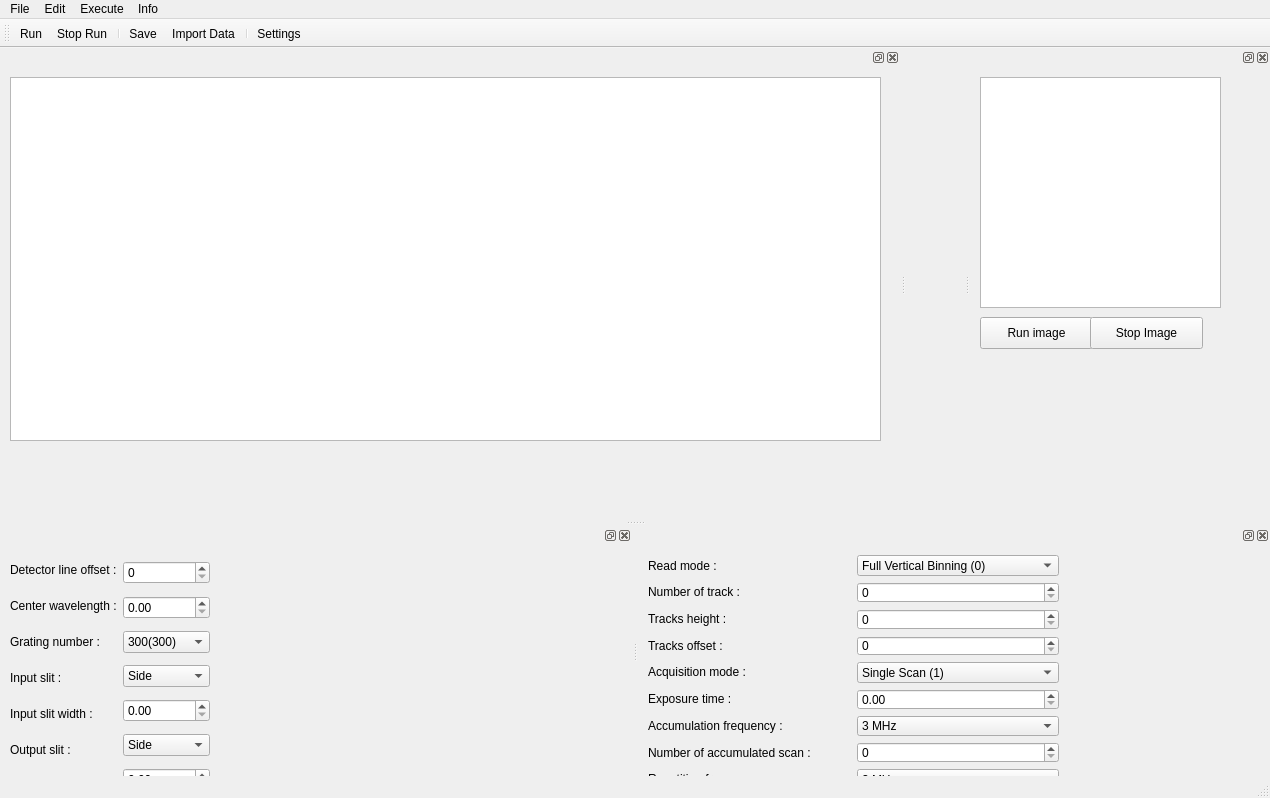
<?xml version="1.0" encoding="UTF-8"?>
<ui version="4.0">
 <class>Hirondelle200</class>
 <widget class="QMainWindow" name="Hirondelle200">
  <property name="geometry">
   <rect>
    <x>0</x>
    <y>0</y>
    <width>1270</width>
    <height>798</height>
   </rect>
  </property>
  <property name="windowTitle">
   <string>Hirondelle200</string>
  </property>
  <property name="dockOptions">
   <set>QMainWindow::AllowTabbedDocks|QMainWindow::AnimatedDocks</set>
  </property>
  <widget class="QWidget" name="centralwidget"/>
  <widget class="QMenuBar" name="menubar">
   <property name="geometry">
    <rect>
     <x>0</x>
     <y>0</y>
     <width>1270</width>
     <height>22</height>
    </rect>
   </property>
   <widget class="QMenu" name="menuFile">
    <property name="title">
     <string>File</string>
    </property>
    <addaction name="actionSave"/>
    <addaction name="actionSave_As"/>
    <addaction name="separator"/>
    <addaction name="actionImport_Data"/>
   </widget>
   <widget class="QMenu" name="menuEdit">
    <property name="title">
     <string>Edit</string>
    </property>
    <addaction name="actionSettings"/>
   </widget>
   <widget class="QMenu" name="menuExecute">
    <property name="title">
     <string>Execute</string>
    </property>
    <addaction name="actionRun"/>
    <addaction name="actionStop_Run"/>
   </widget>
   <widget class="QMenu" name="menuInfo">
    <property name="title">
     <string>Info</string>
    </property>
    <addaction name="actionDocumentation"/>
   </widget>
   <addaction name="menuFile"/>
   <addaction name="menuEdit"/>
   <addaction name="menuExecute"/>
   <addaction name="menuInfo"/>
  </widget>
  <widget class="QStatusBar" name="statusbar"/>
  <widget class="QToolBar" name="toolBar">
   <property name="windowTitle">
    <string>toolBar</string>
   </property>
   <attribute name="toolBarArea">
    <enum>TopToolBarArea</enum>
   </attribute>
   <attribute name="toolBarBreak">
    <bool>false</bool>
   </attribute>
   <addaction name="actionRun"/>
   <addaction name="actionStop_Run"/>
   <addaction name="separator"/>
   <addaction name="actionSave"/>
   <addaction name="actionImport_Data"/>
   <addaction name="separator"/>
   <addaction name="actionSettings"/>
  </widget>
  <widget class="QDockWidget" name="dockImage">
   <property name="minimumSize">
    <size>
     <width>300</width>
     <height>50</height>
    </size>
   </property>
   <attribute name="dockWidgetArea">
    <number>2</number>
   </attribute>
   <widget class="QWidget" name="dockImageContent">
    <property name="layoutDirection">
     <enum>Qt::LeftToRight</enum>
    </property>
    <property name="autoFillBackground">
     <bool>false</bool>
    </property>
    <widget class="QPushButton" name="runImageButton">
     <property name="geometry">
      <rect>
       <x>10</x>
       <y>250</y>
       <width>113</width>
       <height>32</height>
      </rect>
     </property>
     <property name="text">
      <string>Run image</string>
     </property>
    </widget>
    <widget class="QPushButton" name="stopImageButton">
     <property name="geometry">
      <rect>
       <x>120</x>
       <y>250</y>
       <width>113</width>
       <height>32</height>
      </rect>
     </property>
     <property name="text">
      <string>Stop Image</string>
     </property>
    </widget>
    <widget class="PlotWidget" name="imagePlot">
     <property name="geometry">
      <rect>
       <x>10</x>
       <y>10</y>
       <width>241</width>
       <height>231</height>
      </rect>
     </property>
     <property name="sizePolicy">
      <sizepolicy hsizetype="Expanding" vsizetype="Expanding">
       <horstretch>0</horstretch>
       <verstretch>0</verstretch>
      </sizepolicy>
     </property>
     <property name="minimumSize">
      <size>
       <width>100</width>
       <height>100</height>
      </size>
     </property>
     <property name="transformationAnchor">
      <enum>QGraphicsView::AnchorUnderMouse</enum>
     </property>
    </widget>
   </widget>
  </widget>
  <widget class="QDockWidget" name="dockSpectroSettings">
   <property name="minimumSize">
    <size>
     <width>395</width>
     <height>250</height>
    </size>
   </property>
   <property name="layoutDirection">
    <enum>Qt::LeftToRight</enum>
   </property>
   <attribute name="dockWidgetArea">
    <number>8</number>
   </attribute>
   <widget class="QWidget" name="dockSpectroSettings_2">
    <widget class="QWidget" name="layoutWidget">
     <property name="geometry">
      <rect>
       <x>10</x>
       <y>10</y>
       <width>501</width>
       <height>246</height>
      </rect>
     </property>
     <layout class="QHBoxLayout" name="spectroSettingsHLayout">
      <item>
       <layout class="QVBoxLayout" name="spectroSettingsLabelVLayout">
        <item>
         <widget class="QLabel" name="offsetLabel">
          <property name="text">
           <string>Detector line offset :</string>
          </property>
         </widget>
        </item>
        <item>
         <widget class="QLabel" name="wavelengthLabel">
          <property name="text">
           <string>Center wavelength :</string>
          </property>
         </widget>
        </item>
        <item>
         <widget class="QLabel" name="gratingNumLabel">
          <property name="text">
           <string>Grating number :</string>
          </property>
         </widget>
        </item>
        <item>
         <widget class="QLabel" name="inputSlitLabel">
          <property name="text">
           <string>Input slit :</string>
          </property>
         </widget>
        </item>
        <item>
         <widget class="QLabel" name="inputSlitWidthLabel">
          <property name="text">
           <string>Input slit width :</string>
          </property>
         </widget>
        </item>
        <item>
         <widget class="QLabel" name="outputSlitLabel">
          <property name="text">
           <string>Output slit :</string>
          </property>
         </widget>
        </item>
        <item>
         <widget class="QLabel" name="outputSlitWidthLabel">
          <property name="text">
           <string>Output slit width :</string>
          </property>
         </widget>
        </item>
       </layout>
      </item>
      <item>
       <layout class="QVBoxLayout" name="spectroSettingsVLayout">
        <item>
         <widget class="QSpinBox" name="detectorOffsetSpin"/>
        </item>
        <item>
         <widget class="QDoubleSpinBox" name="wavelengthDSpin">
          <property name="wrapping">
           <bool>false</bool>
          </property>
         </widget>
        </item>
        <item>
         <widget class="QComboBox" name="inputSlitCombo">
          <item>
           <property name="text">
            <string>300(300)</string>
           </property>
          </item>
          <item>
           <property name="text">
            <string>1200(300)</string>
           </property>
          </item>
          <item>
           <property name="text">
            <string>1800(300)</string>
           </property>
          </item>
         </widget>
        </item>
        <item>
         <widget class="QComboBox" name="gratingNumCombo">
          <item>
           <property name="text">
            <string>Side</string>
           </property>
          </item>
          <item>
           <property name="text">
            <string>Front</string>
           </property>
          </item>
         </widget>
        </item>
        <item>
         <widget class="QDoubleSpinBox" name="inputSlitWidthDSpin"/>
        </item>
        <item>
         <widget class="QComboBox" name="outputSlitCombo">
          <item>
           <property name="text">
            <string>Side</string>
           </property>
          </item>
          <item>
           <property name="text">
            <string>Front</string>
           </property>
          </item>
         </widget>
        </item>
        <item>
         <widget class="QDoubleSpinBox" name="outputSlitWidthDSPin"/>
        </item>
       </layout>
      </item>
      <item>
       <spacer name="horizontalSpacer">
        <property name="orientation">
         <enum>Qt::Horizontal</enum>
        </property>
        <property name="sizeHint" stdset="0">
         <size>
          <width>40</width>
          <height>20</height>
         </size>
        </property>
       </spacer>
      </item>
     </layout>
    </widget>
   </widget>
  </widget>
  <widget class="QDockWidget" name="dockImageSettings">
   <property name="minimumSize">
    <size>
     <width>395</width>
     <height>250</height>
    </size>
   </property>
   <property name="layoutDirection">
    <enum>Qt::LeftToRight</enum>
   </property>
   <property name="features">
    <set>QDockWidget::AllDockWidgetFeatures</set>
   </property>
   <attribute name="dockWidgetArea">
    <number>8</number>
   </attribute>
   <widget class="QWidget" name="dockImageSettingsContent">
    <widget class="QWidget" name="layoutWidget_2">
     <property name="geometry">
      <rect>
       <x>10</x>
       <y>10</y>
       <width>411</width>
       <height>261</height>
      </rect>
     </property>
     <layout class="QHBoxLayout" name="imageSettingsHLayout">
      <item>
       <layout class="QVBoxLayout" name="imageSettingsLabelVLayout">
        <item>
         <widget class="QLabel" name="readModeLabel">
          <property name="text">
           <string>Read mode :</string>
          </property>
         </widget>
        </item>
        <item>
         <widget class="QLabel" name="numTrackLabel">
          <property name="text">
           <string>Number of track :</string>
          </property>
         </widget>
        </item>
        <item>
         <widget class="QLabel" name="trackHeightLabel">
          <property name="text">
           <string>Tracks height :</string>
          </property>
         </widget>
        </item>
        <item>
         <widget class="QLabel" name="trackOffsetLabel">
          <property name="text">
           <string>Tracks offset :</string>
          </property>
         </widget>
        </item>
        <item>
         <widget class="QLabel" name="acquModeLabel">
          <property name="text">
           <string>Acquisition mode :</string>
          </property>
         </widget>
        </item>
        <item>
         <widget class="QLabel" name="exposureLabel">
          <property name="text">
           <string>Exposure time :</string>
          </property>
         </widget>
        </item>
        <item>
         <widget class="QLabel" name="accumulateLabel">
          <property name="text">
           <string>Accumulation frequency :</string>
          </property>
         </widget>
        </item>
        <item>
         <widget class="QLabel" name="numAccumulateLabel">
          <property name="text">
           <string>Number of accumulated scan :</string>
          </property>
         </widget>
        </item>
        <item>
         <widget class="QLabel" name="repFreqLabel">
          <property name="text">
           <string>Repetition frequency :</string>
          </property>
         </widget>
        </item>
        <item>
         <widget class="QLabel" name="numRepLabel">
          <property name="text">
           <string>Number of repetition :</string>
          </property>
         </widget>
        </item>
       </layout>
      </item>
      <item>
       <layout class="QVBoxLayout" name="imageSettingsVLayout">
        <item>
         <widget class="QComboBox" name="readModeCombo">
          <item>
           <property name="text">
            <string>Full Vertical Binning (0)</string>
           </property>
          </item>
          <item>
           <property name="text">
            <string>Multi-Track (1)</string>
           </property>
          </item>
          <item>
           <property name="text">
            <string>Single-Track (3)</string>
           </property>
          </item>
         </widget>
        </item>
        <item>
         <widget class="QSpinBox" name="numTrackSpin"/>
        </item>
        <item>
         <widget class="QSpinBox" name="trackHeightSpin"/>
        </item>
        <item>
         <widget class="QSpinBox" name="trackOffsetSpin"/>
        </item>
        <item>
         <widget class="QComboBox" name="acquModeCombo">
          <item>
           <property name="text">
            <string>Single Scan (1)</string>
           </property>
          </item>
          <item>
           <property name="text">
            <string>Accumulate Scan (2)</string>
           </property>
          </item>
          <item>
           <property name="text">
            <string>Kinetic Series (3)</string>
           </property>
          </item>
          <item>
           <property name="text">
            <string>Live Scan (4)</string>
           </property>
          </item>
          <item>
           <property name="text">
            <string>Fast Kinetics (5)</string>
           </property>
          </item>
         </widget>
        </item>
        <item>
         <widget class="QDoubleSpinBox" name="exposureDSpin"/>
        </item>
        <item>
         <widget class="QComboBox" name="accumulateCombo">
          <item>
           <property name="text">
            <string>3 MHz</string>
           </property>
          </item>
          <item>
           <property name="text">
            <string>1 MHz</string>
           </property>
          </item>
          <item>
           <property name="text">
            <string>50 kHz</string>
           </property>
          </item>
         </widget>
        </item>
        <item>
         <widget class="QSpinBox" name="numAccumulateSpin"/>
        </item>
        <item>
         <widget class="QComboBox" name="repFreqCombo">
          <item>
           <property name="text">
            <string>3 MHz</string>
           </property>
          </item>
          <item>
           <property name="text">
            <string>1 MHz</string>
           </property>
          </item>
          <item>
           <property name="text">
            <string>50 kHz</string>
           </property>
          </item>
         </widget>
        </item>
        <item>
         <widget class="QSpinBox" name="numRepSpin"/>
        </item>
       </layout>
      </item>
     </layout>
    </widget>
   </widget>
  </widget>
  <widget class="QDockWidget" name="dockPlot">
   <property name="minimumSize">
    <size>
     <width>900</width>
     <height>50</height>
    </size>
   </property>
   <attribute name="dockWidgetArea">
    <number>1</number>
   </attribute>
   <widget class="QWidget" name="dockPlotContent">
    <widget class="PlotWidget" name="spectrumPlot">
     <property name="geometry">
      <rect>
       <x>10</x>
       <y>10</y>
       <width>871</width>
       <height>364</height>
      </rect>
     </property>
     <property name="sizePolicy">
      <sizepolicy hsizetype="Expanding" vsizetype="Expanding">
       <horstretch>0</horstretch>
       <verstretch>0</verstretch>
      </sizepolicy>
     </property>
     <property name="minimumSize">
      <size>
       <width>100</width>
       <height>100</height>
      </size>
     </property>
     <property name="transformationAnchor">
      <enum>QGraphicsView::AnchorUnderMouse</enum>
     </property>
    </widget>
   </widget>
  </widget>
  <action name="actionSave">
   <property name="icon">
    <iconset resource="Ressources.qrc">
     <normaloff>:/Images/save_logo.png</normaloff>:/Images/save_logo.png</iconset>
   </property>
   <property name="text">
    <string>Save</string>
   </property>
   <property name="toolTip">
    <string>Save Data</string>
   </property>
  </action>
  <action name="actionSave_As">
   <property name="icon">
    <iconset resource="Ressources.qrc">
     <normaloff>:/Images/save_logo.png</normaloff>:/Images/save_logo.png</iconset>
   </property>
   <property name="text">
    <string>Save As...</string>
   </property>
   <property name="toolTip">
    <string>Save Data As ...</string>
   </property>
  </action>
  <action name="actionImport_Data">
   <property name="icon">
    <iconset resource="Ressources.qrc">
     <normaloff>:/Images/folder_logo.png</normaloff>:/Images/folder_logo.png</iconset>
   </property>
   <property name="text">
    <string>Import Data</string>
   </property>
   <property name="toolTip">
    <string>Import Spectrum Data from a File</string>
   </property>
  </action>
  <action name="actionSettings">
   <property name="icon">
    <iconset resource="Ressources.qrc">
     <normaloff>:/Images/settingslogo.jpg</normaloff>:/Images/settingslogo.jpg</iconset>
   </property>
   <property name="text">
    <string>Settings</string>
   </property>
   <property name="toolTip">
    <string>Spectrometer Settings</string>
   </property>
  </action>
  <action name="actionRun">
   <property name="icon">
    <iconset resource="Ressources.qrc">
     <normaloff>:/Images/runLogo.png</normaloff>:/Images/runLogo.png</iconset>
   </property>
   <property name="text">
    <string>Run</string>
   </property>
   <property name="toolTip">
    <string>Run Spectrum Acquisition</string>
   </property>
  </action>
  <action name="actionDocumentation">
   <property name="icon">
    <iconset resource="Ressources.qrc">
     <normaloff>:/Images/doc_logo.jpg</normaloff>:/Images/doc_logo.jpg</iconset>
   </property>
   <property name="text">
    <string>Documentation</string>
   </property>
   <property name="toolTip">
    <string>Documentation</string>
   </property>
  </action>
  <action name="actionStop_Run">
   <property name="icon">
    <iconset resource="Ressources.qrc">
     <normaloff>:/Images/stop_logo.png</normaloff>:/Images/stop_logo.png</iconset>
   </property>
   <property name="text">
    <string>Stop Run</string>
   </property>
  </action>
 </widget>
 <customwidgets>
  <customwidget>
   <class>PlotWidget</class>
   <extends>QGraphicsView</extends>
   <header>pyqtgraph</header>
  </customwidget>
 </customwidgets>
 <resources>
  <include location="Ressources.qrc"/>
 </resources>
 <connections/>
</ui>
